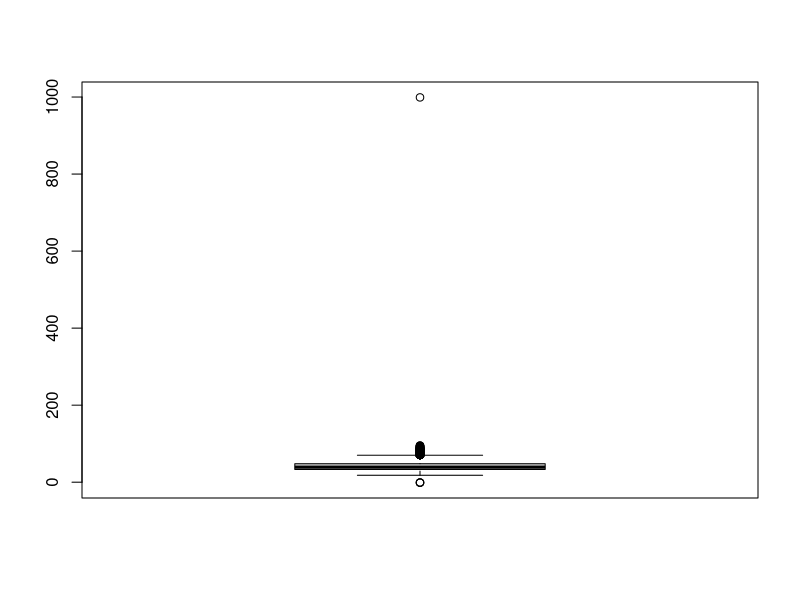
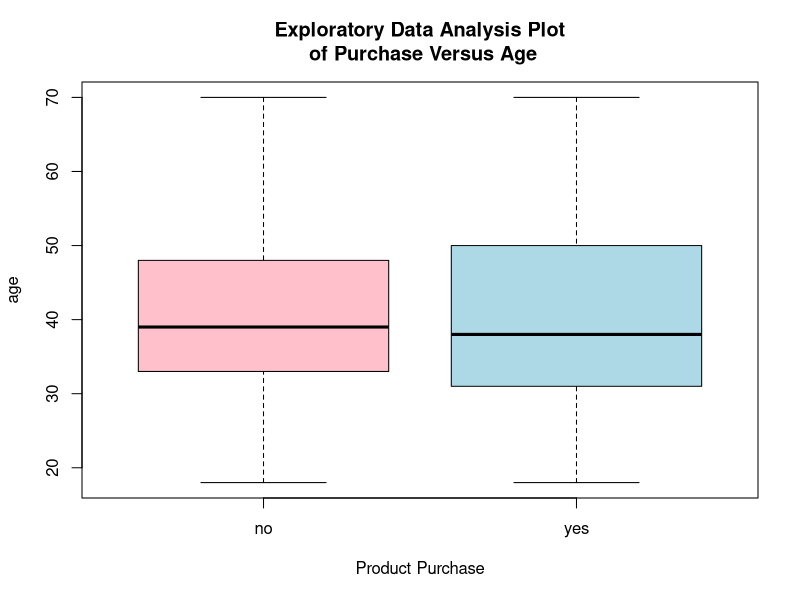
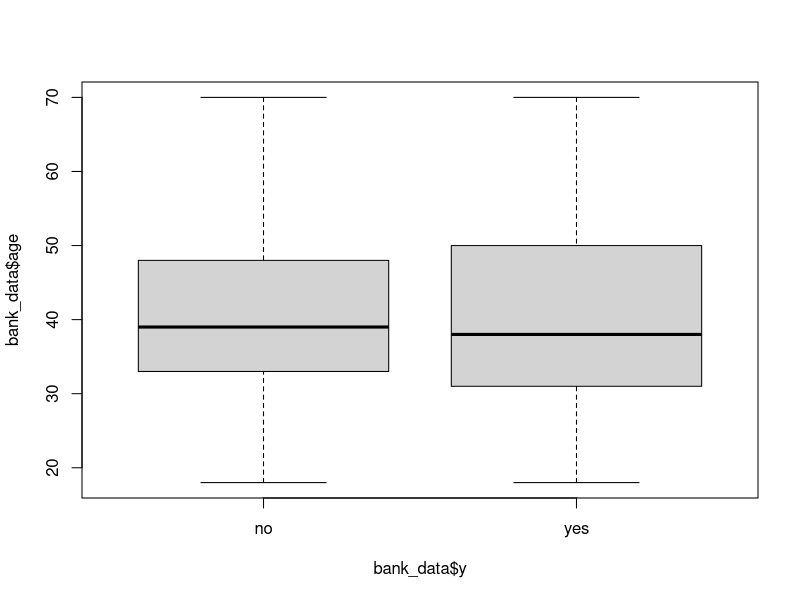

The R source for these figures, in order: (Note: this script raises an error after producing the figures.)
#--------Import the libraries--------------
# for impute function to replace NA/ missing value treatment
library(Hmisc)

# for scatter plot and correlation
library(GGally)

#for vif function( variable inflation factor)
library(car)

# ------- read the csv data -----------------
getwd()
#setwd("C:/Users/HP/Desktop/edu/Logistic-Regression-PBA-20200411T144951Z-001/Logistic-Regression-PBA/data")
# read data from csv file
bank_data = read.csv("bank-full.csv")
View(bank_data)
str(bank_data)
summary(bank_data)

#-----------MIssing Value treatment-------------
#imptue the NA values in age column with mean
bank_data$age = as.numeric(impute(bank_data$age, mean))
#imptue the NA values in balance column with mean
bank_data$balance = as.numeric(impute(bank_data$balance, mean))

summary(bank_data)

#------------Outliers treatment (Do for all variable)-----------
#stats function to see outliers
boxplot.stats(bank_data$age)$out
boxplot(bank_data$age)

x <- bank_data$age
qnt <- quantile(x, probs=c(.25, .75), na.rm = T)
qnt[1]
qnt[2]
caps <- quantile(x, probs=c(.05, .95), na.rm = T)
caps[1]
caps[2]
H <- 1.5 * IQR(x, na.rm = T)
H
x[x < (qnt[1] - H)] <- caps[1]
x[x > (qnt[2] + H)] <- caps[2]

bank_data$age =  x

summary(bank_data)

# optional

boxplot(bank_data$age~bank_data$y,xlab="Product Purchase",ylab="age",col=c("pink","lightblue"), main="Exploratory Data Analysis Plot\n of Purchase Versus Age")
boxplot(bank_data$age~bank_data$y)


#---------------- check correlation----------------
#library(GGally)
#ggpairs(data=bank_data[,sapply(bank_data,is.numeric)], title="bank data")
library(dplyr)

#convert y colum. yes to 1 and no 0  because we will be dealing in probability of product purchase(y)
bank_data= bank_data %>% mutate(y = ifelse(y == "yes", 1, 0))

tail(bank_data)

#picking out numeric data out of bank data so that we can calculate collenearitty
bank_data_numeric = bank_data[,sapply(bank_data,is.numeric)]
bank_data_numeric
summary(bank_data_numeric)
head(bank_data_numeric)

correlation_matrix = cor(bank_data_numeric)
correlation_matrix
write.csv( correlation_matrix,'correlation.csv')

#---------------- multicollinearity -----------------
bank_lm_model<-lm(y~., data=bank_data_numeric)
# using the library car for calculating multicollinearity
vif(bank_lm_model)

# no multicollinearity here( all values less than 2)

#---------------dummy variable---------------
library(caret)
summary(bank_data)
dmy <- dummyVars(" ~ job+marital+education+poutcome+contact+month", data = bank_data,fullRank = T)
dmy
bank_data_transformed <- data.frame(predict(dmy, newdata = bank_data))

head(bank_data_transformed)

summary(bank_data_transformed)

final_data<-cbind(bank_data,bank_data_transformed)
str(final_data)

final_data<-select(final_data,-c(job,marital,contact,education,poutcome,month))
summary(final_data)

#-------------- test and learn data ---------------
smp_size = 0.75 * nrow(final_data)
set.seed(123)
train_ind <- sample(seq_len(nrow(final_data)), size = smp_size)
train <- final_data[train_ind, ]
test <- final_data[-train_ind, ]

#--------------model creation----------
# build linear regression model on train data.
logit_model <- glm(y ~ ., data = train, family = "binomial")
# Check the model output
summary(logit_model)


#---------Remove variable with low p value one by one VVIP ------------------
log_model <- glm(y ~ ., data=select(train, -c(age,marital.single,default,balance,housing,contact.telephone,pdays,previous,job.management,job.self.employed, job.unknown,poutcome.unknown,poutcome.unknown,job.unemployed,job.management)),family = "binomial")
summary(log_model)

# ------------predict target variable/ scoring -----------------------
predictions<-predict(log_model, test,type = "response" )
tail(predictions)

# ---------------- Evaluation/ Validation ----------------------------
combined_data<-cbind(test,predictions)
combined_data

#cutoff is .1 so that increase the sensitivity
combined_data$response <- as.factor(ifelse(combined_data$predictions>0.1, 1, 0))
str(combined_data)

tail(combined_data)

#confusion matrix
conf_matrix<-confusionMatrix(combined_data$response,factor(combined_data$y),positive = "1")
conf_matrix
